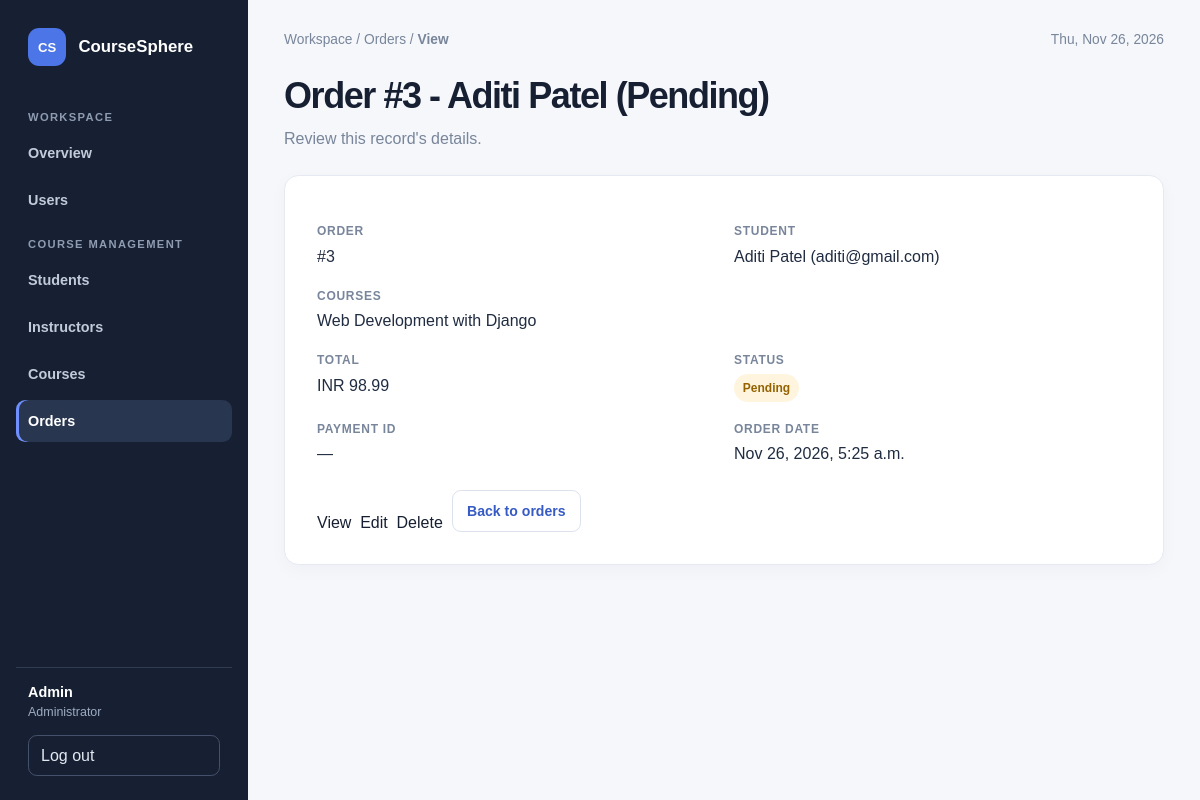
/accounts/admin/orders/3/ (signed in), run on the app's committed database.
### accounts/models.py (models this page shows)
class Person(models.Model):
    user = models.OneToOneField(
        settings.AUTH_USER_MODEL,
        on_delete=models.CASCADE,
        null=True,
        blank=True,
        related_name="%(class)s_profile",
    )
    name = models.CharField(max_length=150)
    email = models.EmailField(unique=True)
    class Meta:
        abstract = True
    def __str__(self):
        return self.name

class Admin(Person):
    pass

class Student(Person):
    student_id = models.CharField(max_length=50, unique=True)
    enrollment_date = models.DateField(auto_now_add=True)
    enrolled_courses = models.ManyToManyField(
        "courses.Course",
        through="Enrollment",
        related_name="enrolled_students",
    )

### courses/models.py (models this page shows, shortened)
class Order(models.Model):
    class Status(models.TextChoices):
        PENDING = "pending", "Pending"
        SUCCESS = "success", "Success"
        FAILED = "failed", "Failed"
    student = models.ForeignKey(
        "accounts.Student",
        on_delete=models.CASCADE,
        related_name="orders",
    )
    courses = models.ManyToManyField(Course, related_name="orders")
    total_amount = models.DecimalField(
        max_digits=10,
        decimal_places=2,
        validators=[MinValueValidator(0)],
    )
    currency = models.CharField(max_length=10, default="INR")
    razorpay_order_id = models.CharField(max_length=100, unique=True, null=True, blank=True)
    razorpay_payment_id = models.CharField(max_length=100, null=True, blank=True)
    razorpay_signature = models.CharField(max_length=255, null=True, blank=True)
    status = models.CharField(
        max_length=20,
        choices=Status.choices,
        default=Status.PENDING,
    )
    created_at = models.DateTimeField(auto_now_add=True)
    updated_at = models.DateTimeField(auto_now=True)
    class Meta:
        ordering = ["-created_at"]
    def __str__(self):
        return f"Order #{self.pk} - {self.student} ({self.get_status_display()})"

class Course(models.Model):
    class Level(models.TextChoices):
        BEGINNER = "beginner", "Beginner"
        INTERMEDIATE = "intermediate", "Intermediate"
        ADVANCED = "advanced", "Advanced"
    title = models.CharField(max_length=200)
    category = models.CharField(max_length=100)
    price = models.DecimalField(
        max_digits=10,
        decimal_places=2,
        validators=[MinValueValidator(0)],
    )
    description = models.TextField()
    instructor = models.ForeignKey(
        "accounts.Instructor",
        on_delete=models.SET_NULL,
        related_name="courses",
        null=True,
        blank=True,
    )
    level = models.CharField(
        max_length=12,
        choices=Level.choices,
        default=Level.BEGINNER,
    )
    is_published = models.BooleanField(default=False)
    created_at = models.DateTimeField(auto_now_add=True)
    updated_at = models.DateTimeField(auto_now=True)
    class Meta:
        ordering = ["title"]
        constraints = [
            models.CheckConstraint(
                condition=Q(price__gte=0),
                name="course_price_nonnegative",
            ),
        ]

### accounts/views.py (the view, shortened to what this page needs)
@login_required(login_url="accounts:login")
def admin_record(request, section, pk, action):
    if not request.user.is_staff:
        raise PermissionDenied
    if section not in {"users", "students", "instructors", "courses", "orders"}:
        raise Http404("Unknown admin section.")
    if action not in {"view", "edit", "delete"}:
        raise Http404("Unknown admin action.")
    if action == "view" and request.method != "GET":
        return HttpResponseNotAllowed(["GET"])
    if action != "view" and request.method not in {"GET", "POST"}:
        return HttpResponseNotAllowed(["GET", "POST"])
    record = _get_admin_record(section, pk)
    if (
        section == "users"
        and record.is_superuser
        and not request.user.is_superuser
    ):
        raise PermissionDenied
    if (
        action == "delete"
        and section in {"students", "instructors"}
        and record.user_id == request.user.pk
    ):
        raise PermissionDenied
    if (
        action == "delete"
        and section == "users"
        and record.pk == request.user.pk
    ):
        raise PermissionDenied
    form_classes = {
        "users": AdminUserForm,
        "students": AdminStudentForm,
        "instructors": AdminInstructorForm,
        "courses": AdminCourseForm,
        "orders": AdminOrderForm,
    }
    record_labels = {
        "users": "user account",
        "students": "student",
        "instructors": "instructor",
        "courses": "course",
        "orders": "order",
    }
    delete_warnings = {
        "users": (
            "This also removes the account's role profile and related enrollments, "
            "carts, and orders. Instructor courses will remain but become unassigned."
        ),
        "students": (
            "This removes the student's login account, profile, enrollments, "
            "cart, and orders."
        ),
        "instructors": (
            "This removes the instructor's login account and profile. Their "
            "courses will remain but become unassigned."
        ),
        "courses": (
            "This removes the course and its cart/enrollment links. Existing "
            "orders remain, but will no longer list this course."
        ),
        "orders": "This permanently removes the order and its payment record.",
    }
    context = {
        "action": action,
        "active_section": section,
        "delete_warning": delete_warnings[section],
        "profile": Admin.objects.filter(user=request.user).first(),
        "record": record,
        "record_label": record_labels[section],
        "section_title": section.title(),
    }
    if action == "view":
        return render(request, "accounts/admin_record.html", context)

### accounts/views.py (called while the page is built)
def _get_admin_record(section, pk):
    if section == "users":
        return get_object_or_404(get_user_model(), pk=pk)
    if section == "students":
        return get_object_or_404(Student.objects.select_related("user"), pk=pk)
    if section == "instructors":
        return get_object_or_404(Instructor.objects.select_related("user"), pk=pk)
    if section == "courses":
        return get_object_or_404(Course.objects.select_related("instructor"), pk=pk)
    if section == "orders":
        return get_object_or_404(
            Order.objects.select_related("student").prefetch_related("courses"),
            pk=pk,
        )
    raise Http404("Unknown admin section.")

### accounts/templates/accounts/admin_record.html (shortened to what this page needs)
<!doctype html>
<html lang="en">
<head>
</head>
<body>
    <div class="dashboard-layout">
        {% include "accounts/_admin_sidebar.html" %}
        <main class="main-content">
            <header class="topbar">
                <div class="breadcrumb">
                    <a href="{% url 'accounts:dashboard' %}">Workspace</a> /
                    <a href="{% url 'accounts:admin_section' section=active_section %}">{{ section_title }}</a> /
                    <strong>{{ action|title }}</strong>
                </div>
                <div class="topbar-date">{% now "D, M j, Y" %}</div>
            </header>
            <section aria-labelledby="record-heading">
                <h1 class="page-heading" id="record-heading">
                    {% if action == "view" %}{{ record }}{% elif action == "edit" %}Edit {{ record_label }}{% elif action == "add" %}Add {{ record_label }}{% else %}Delete {{ record_label }}{% endif %}
                </h1>
                <p class="page-description">
                    {% if action == "view" %}Review this record's details.
                    {% elif action == "edit" %}Update the information and save your changes.
                    {% elif action == "add" %}Enter the information below to create a new {{ record_label }}.
                    {% else %}Confirm whether you want to permanently remove this record.{% endif %}
                </p>
            </section>
            {% if action == "view" %}
                <section class="content-card" aria-label="Record details">
                    <dl class="details-grid">
                        {% if active_section == "users" %}
                            <div class="detail-item"><dt class="detail-label">Username</dt><dd class="detail-value">{{ record.username }}</dd></div>
                            <div class="detail-item"><dt class="detail-label">Email</dt><dd class="detail-value">{{ record.email|default:"—" }}</dd></div>
                            <div class="detail-item"><dt class="detail-label">First name</dt><dd class="detail-value">{{ record.first_name|default:"—" }}</dd></div>
                            <div class="detail-item"><dt class="detail-label">Last name</dt><dd class="detail-value">{{ record.last_name|default:"—" }}</dd></div>
                            <div class="detail-item"><dt class="detail-label">Access</dt><dd class="detail-value">{% if record.is_superuser %}Superuser{% elif record.is_staff %}Staff{% else %}User{% endif %}</dd></div>
                            <div class="detail-item"><dt class="detail-label">Status</dt><dd class="detail-value"><span class="status{% if record.is_active %} active{% else %} inactive{% endif %}">{{ record.is_active|yesno:"Active,Inactive" }}</span></dd></div>
                            <div class="detail-item"><dt class="detail-label">Joined</dt><dd class="detail-value">{{ record.date_joined|date:"M j, Y, g:i a" }}</dd></div>
                        {% else %}
                            <div class="detail-item"><dt class="detail-label">Order</dt><dd class="detail-value">#{{ record.pk }}</dd></div>
                            <div class="detail-item"><dt class="detail-label">Student</dt><dd class="detail-value">{{ record.student.name }} ({{ record.student.email }})</dd></div>
                            <div class="detail-item detail-wide"><dt class="detail-label">Courses</dt><dd class="detail-value">{% for course in record.courses.all %}{{ course.title }}{% if not forloop.last %}, {% endif %}{% empty %}No courses{% endfor %}</dd></div>
                            <div class="detail-item"><dt class="detail-label">Total</dt><dd class="detail-value">{{ record.currency }} {{ record.total_amount|floatformat:2 }}</dd></div>
                            <div class="detail-item"><dt class="detail-label">Status</dt><dd class="detail-value"><span class="status {{ record.status }}">{{ record.get_status_display }}</span></dd></div>
                            <div class="detail-item"><dt class="detail-label">Payment ID</dt><dd class="detail-value">{{ record.razorpay_payment_id|default:"—" }}</dd></div>
                            <div class="detail-item"><dt class="detail-label">Order date</dt><dd class="detail-value">{{ record.created_at|date:"M j, Y, g:i a" }}</dd></div>
                        {% endif %}
                    </dl>
                    <div class="record-actions">
                        {% include "accounts/_admin_record_actions.html" with record=record section=active_section %}
                        <a class="button" href="{% url 'accounts:admin_section' section=active_section %}">Back to {{ section_title|lower }}</a>
                    </div>
                </section>
            {% endif %}
        </main>
    </div>
</body>
</html>

### accounts/templates/accounts/_admin_sidebar.html (shortened to what this page needs)
<aside class="sidebar">
    <a class="brand" href="{% url 'accounts:dashboard' %}">
        <span class="brand-mark" aria-hidden="true">CS</span>
        <span>CourseSphere</span>
    </a>
    <p class="nav-label">Workspace</p>
    <nav class="nav-links" aria-label="Dashboard navigation">
        <a{% if active_section == "overview" %} class="active"{% endif %} href="{% url 'accounts:dashboard' %}">Overview</a>
        <a{% if active_section == "users" %} class="active"{% endif %} href="{% url 'accounts:admin_section' section='users' %}">Users</a>
    </nav>
    <p class="nav-label">Course management</p>
    <nav class="nav-links" aria-label="Course management">
        <a{% if active_section == "students" %} class="active"{% endif %} href="{% url 'accounts:admin_section' section='students' %}">Students</a>
        <a{% if active_section == "instructors" %} class="active"{% endif %} href="{% url 'accounts:admin_section' section='instructors' %}">Instructors</a>
        <a{% if active_section == "courses" %} class="active"{% endif %} href="{% url 'accounts:admin_section' section='courses' %}">Courses</a>
        <a{% if active_section == "orders" %} class="active"{% endif %} href="{% url 'accounts:admin_section' section='orders' %}">Orders</a>
    </nav>
    <div class="sidebar-bottom">
        <div class="account-name">{{ profile.name|default:request.user.get_username }}</div>
        <div class="account-role">Administrator</div>
        <form class="logout-form" method="post" action="{% url 'accounts:logout' %}">
            <button class="logout-button" type="submit">Log out</button>
        </form>
    </div>
</aside>

### accounts/templates/accounts/admin_record.html (style rules this page uses)
:root { color-scheme: light; font-family: Arial, sans-serif; color: #172033; background: #f5f7fb; }
* { box-sizing: border-box; }
body { margin: 0; }
a { color: inherit; text-decoration: none; }
button, input, select, textarea { font: inherit; }
.dashboard-layout { display: grid; min-height: 100vh; grid-template-columns: 248px minmax(0, 1fr); }
.sidebar { display: flex; flex-direction: column; padding: 1.5rem 1rem; background: #172033; color: #d7deeb; }
.brand { display: flex; align-items: center; gap: 0.75rem; padding: 0.25rem 0.75rem 1.8rem; color: #fff; font-size: 1.05rem; font-weight: 700; }
.brand-mark { display: grid; width: 2.4rem; height: 2.4rem; place-items: center; border-radius: 0.7rem; background: #4c75e8; color: #fff; font-size: 0.82rem; }
.nav-label { margin: 1rem 0 0.55rem; padding: 0 0.75rem; color: #8e9bb1; font-size: 0.7rem; font-weight: 700; letter-spacing: 0.12em; text-transform: uppercase; }
.nav-links { display: grid; gap: 0.3rem; }
.nav-links a { display: flex; align-items: center; min-height: 2.65rem; padding: 0.65rem 0.75rem; border-radius: 0.6rem; color: #c1cad9; font-size: 0.9rem; font-weight: 600; }
.nav-links a:hover, .nav-links a.active { background: #293650; color: #fff; }
.nav-links a.active { box-shadow: inset 3px 0 #7090ff; }
.sidebar-bottom { margin-top: auto; padding: 1rem 0.75rem 0; border-top: 1px solid #303c52; }
.account-name { overflow: hidden; color: #fff; font-size: 0.9rem; font-weight: 700; text-overflow: ellipsis; white-space: nowrap; }
.account-role { margin-top: 0.35rem; color: #9eabc0; font-size: 0.78rem; }
.logout-form { margin-top: 1rem; }
.logout-button { width: 100%; padding: 0.65rem 0.75rem; border: 1px solid #45516a; border-radius: 0.55rem; background: transparent; color: #e2e8f0; cursor: pointer; text-align: left; }
.main-content { width: min(100%, 1100px); margin: 0 auto; padding: 2rem clamp(1.25rem, 3vw, 3rem) 3rem; }
.topbar { display: flex; align-items: center; justify-content: space-between; gap: 1rem; margin-bottom: 1.75rem; }
.breadcrumb, .topbar-date { color: #78859a; font-size: 0.86rem; }
.page-heading { margin: 0; font-size: clamp(1.8rem, 3vw, 2.3rem); letter-spacing: -0.04em; }
.page-description { margin: 0.6rem 0 0; color: #78859a; line-height: 1.55; }
.content-card { margin-top: 1.5rem; padding: clamp(1.2rem, 3vw, 2rem); border: 1px solid #e5e9f1; border-radius: 0.9rem; background: #fff; box-shadow: 0 5px 18px rgb(23 32 51 / 3%); }
.details-grid { display: grid; grid-template-columns: repeat(2, minmax(0, 1fr)); gap: 1.25rem; }
.detail-item { min-width: 0; }
.detail-label { margin: 0 0 0.4rem; color: #78859a; font-size: 0.75rem; font-weight: 700; letter-spacing: 0.06em; text-transform: uppercase; }
.detail-value { margin: 0; overflow-wrap: anywhere; color: #202c41; line-height: 1.5; }
.detail-wide { grid-column: 1 / -1; }
.record-actions { display: flex; flex-wrap: wrap; gap: 0.55rem; margin-top: 1.5rem; }
.button { display: inline-flex; align-items: center; justify-content: center; min-height: 2.6rem; padding: 0.65rem 0.9rem; border: 1px solid #dce2ec; border-radius: 0.55rem; background: #fff; color: #365bc4; cursor: pointer; font-size: 0.88rem; font-weight: 700; }
.status { display: inline-flex; padding: 0.32rem 0.55rem; border-radius: 999px; background: #f1f3f6; color: #596579; font-size: 0.75rem; font-weight: 700; }
.status.pending { background: #fff5df; color: #946200; }

### data on the page
Admin: name "Admin"
Order: id+student+status "Order #3 - Aditi Patel (Pending)", pk "3", student.name "Aditi Patel", student.email "aditi@gmail.com", currency "INR", total_amount "98.99", status "Pending", razorpay_payment_id "—", created_at "Nov 26, 2026, 5:25 a.m."
Course: title "Web Development with Django"

### other printed values
{{ section_title }} "Orders"
{{ action|title }} "View"
{{ section_title|lower }} "orders"
